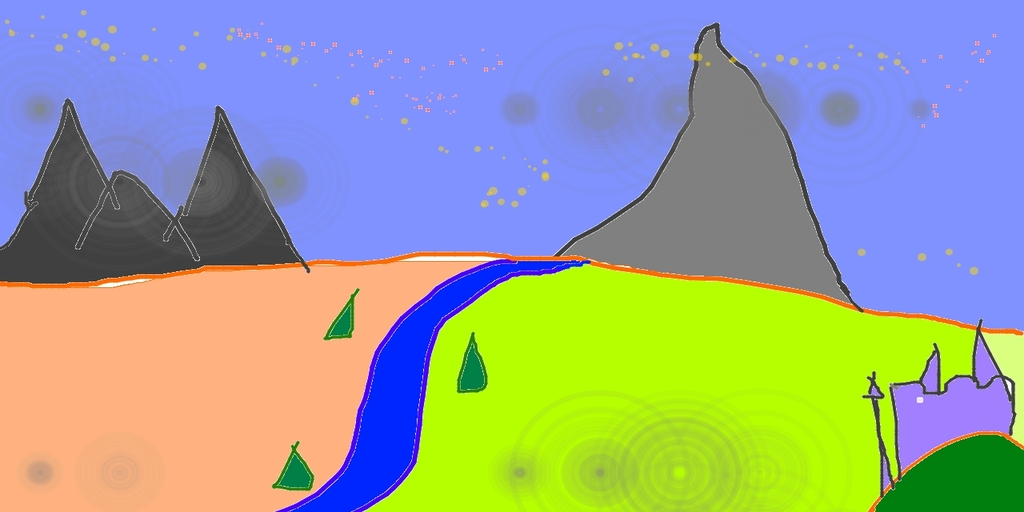
#> input picture backend/dataset/images/ai/ai_art_1.jpg, 1024 x 512 px
$ python -i image_ela.py   (imports and definitions only)
#> lines starting #> are read from the running program, lines starting #| are printed output that depends on the picture
#> further down, picture is the input picture: PIL image 1024x512 RGB; mean R, G, B 152.3, 162.1, 152.1
from PIL import Image, ImageChops, ImageEnhance
import numpy as np
import io

def analyze_ela(img_pil: Image.Image, quality=90) -> tuple:
    """
    Error Level Analysis (ELA) detects compression discrepancies.
    AI images often display unnaturally uniform error levels across the grid.
    Real photos (with high detail/rough edges) exhibit uneven high-frequency errors.
    Returns: (float score 0-1, PIL.Image diff_visual)
    """
#> called with quality = 90
    try:
        # Step 1: Resave image at a lower JPEG quality
        # This creates a baseline recompression error
        buf = io.BytesIO()
        img_pil.convert('RGB').save(buf, format='JPEG', quality=quality)
        buf.seek(0)
        recomp = Image.open(buf)

        # Step 2: Compute absolute difference between original and recompressed
        # Regions with higher detail/noise have higher ELA values
        diff = ImageChops.difference(img_pil.convert('RGB'), recomp)
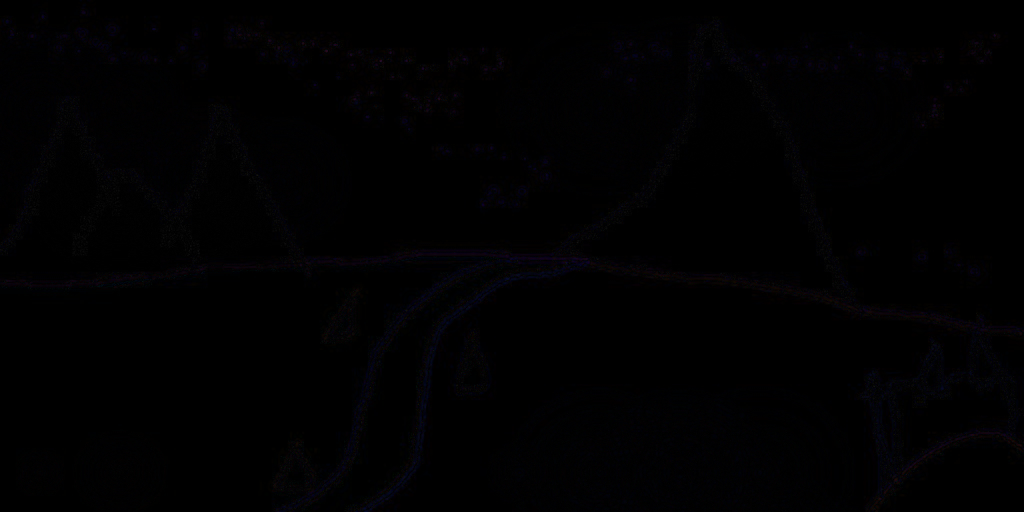
#> diff: PIL image 1024x512 RGB; mean R, G, B 1, 0.7, 1.5

        # Multiply diff to enhance visualization (like in standard forensic tools)
        extrema = diff.getextrema()
#> extrema = ((0, 45), (0, 22), (0, 50))
        max_diff = max([ex[1] for ex in extrema])
#> max_diff = 50
        if max_diff == 0: max_diff = 1
        scale = 255.0 / max_diff
#> scale = 5.1

        enhanced_diff = ImageEnhance.Brightness(diff).enhance(scale)
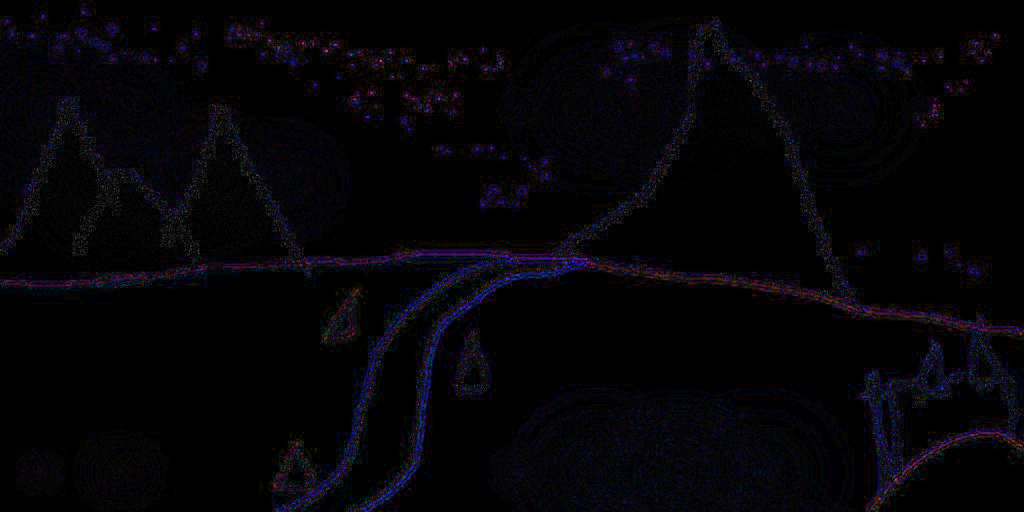
#> enhanced_diff: PIL image 1024x512 RGB; mean R, G, B 4.8, 3.7, 7.3

        # Step 3: Statistical Score (Entropy/Variance)
        # AI images are generated from a single coherent latent pass.
        # This makes their compression 'layers' more uniform (lower variance).
        # Real camera images have sensor noise and complex textures.
        diff_arr = np.array(diff, dtype=float) / 255.0
        ela_score = np.mean(diff_arr)
#> ela_score = 0.00411

        # High ELA score = potentially more details/forgeries
        # Very low ELA score = suspiciously smooth/AI-ish
        # We look for "flatness" (AI) vs "texture" (Real)
        # Normalization: 1.0 (Most AI-like/Flat) to 0.0 (Natural Texture)
        score = 1.0 - min(ela_score * 12.0, 1.0)
#> score = 0.951

        return round(float(score), 4), enhanced_diff
    except Exception:
        return 0.5, None

>>> from PIL import Image
>>> picture = Image.open('../../dataset/images/ai/ai_art_1.jpg')
>>> result = analyze_ela(picture)

$ run again, on backend/dataset/images/ai/ai_art_2.jpg
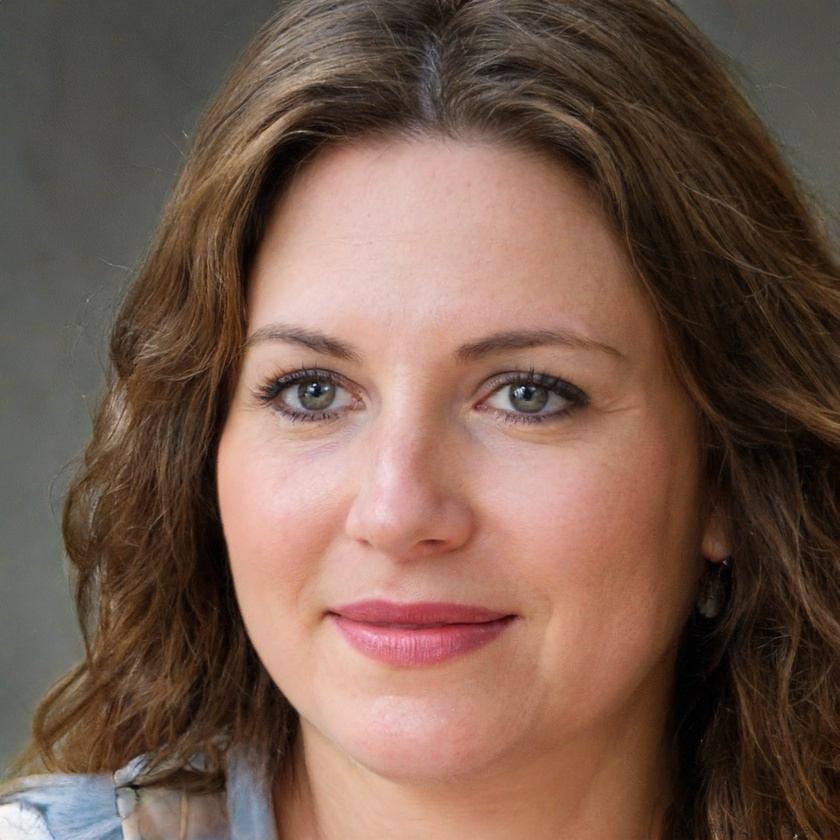
#> input picture backend/dataset/images/ai/ai_art_2.jpg, 840 x 840 px, shrunk from 1024 x 1024 before the run
#> picture is the input picture: PIL image 840x840 RGB; mean R, G, B 117.6, 91.2, 78.2
#> extrema = ((0, 16), (0, 15), (0, 18))
#> max_diff = 18
#> scale = 14.17
#> in analyze_ela, `enhanced_diff = ImageEnhance.Brightness(diff).enhance(scale)`:
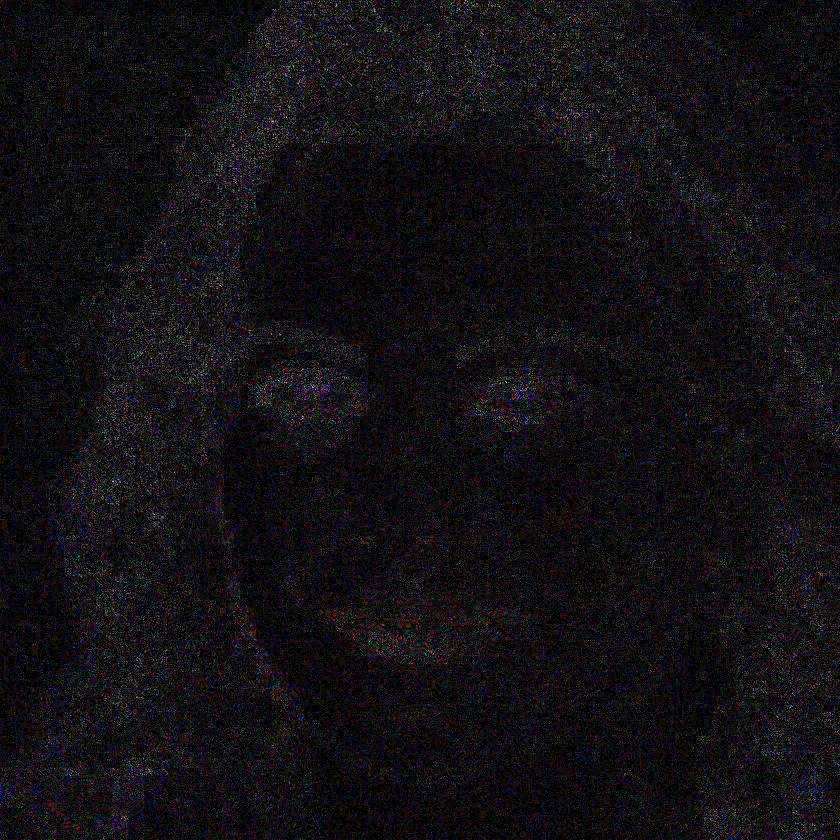
#> enhanced_diff: PIL image 840x840 RGB; mean R, G, B 18.7, 16.8, 20.1
#> ela_score = 0.0052
#> score = 0.938

$ run again, on backend/dataset/images/ai/ai_face_gan.jpg
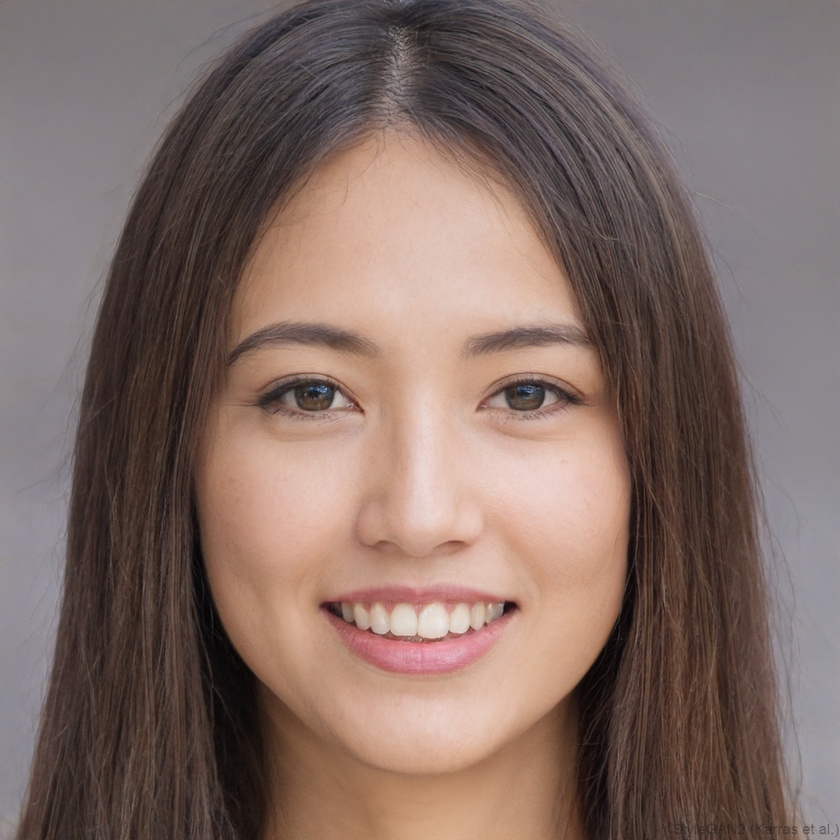
#> input picture backend/dataset/images/ai/ai_face_gan.jpg, 840 x 840 px, shrunk from 1024 x 1024 before the run
#> picture is the input picture: PIL image 840x840 RGB; mean R, G, B 129.3, 108.3, 101.4
#> extrema = ((0, 14), (0, 15), (0, 17))
#> max_diff = 17
#> scale = 15
#> in analyze_ela, `enhanced_diff = ImageEnhance.Brightness(diff).enhance(scale)`:
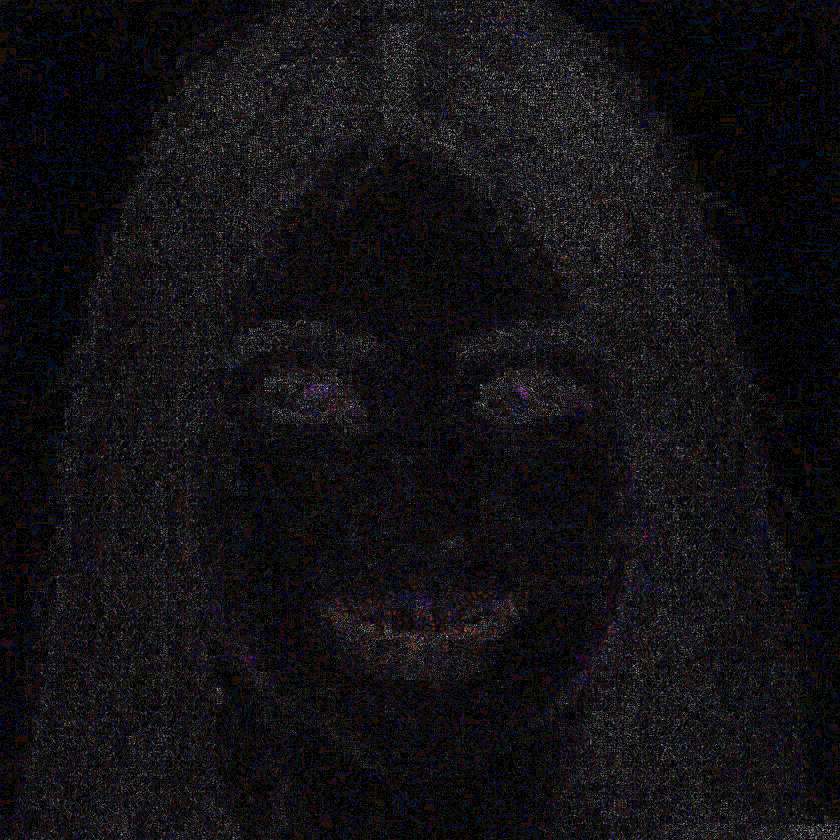
#> enhanced_diff: PIL image 840x840 RGB; mean R, G, B 18.7, 17.1, 20.1
#> ela_score = 0.00487
#> score = 0.942
